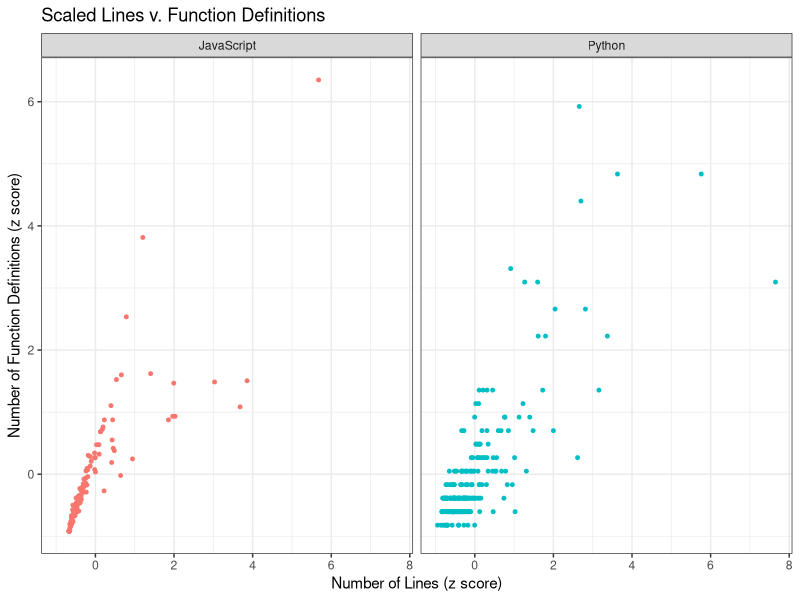
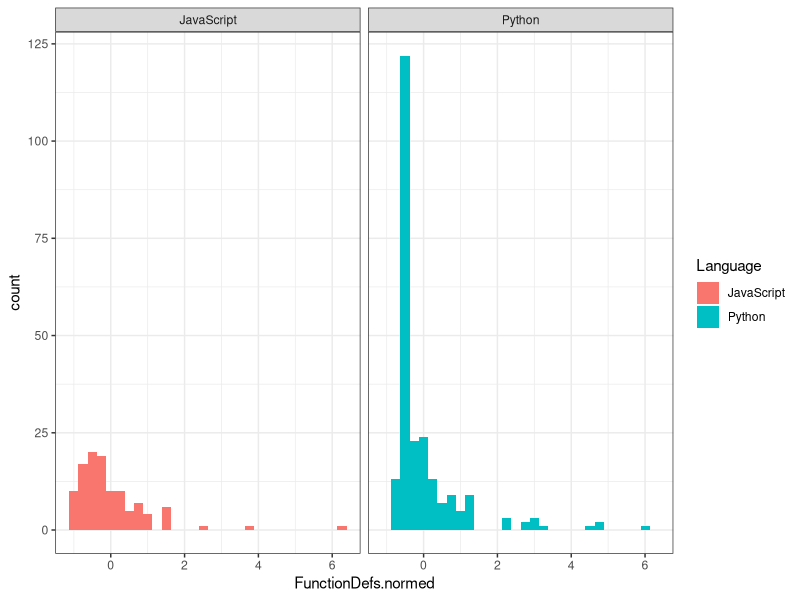
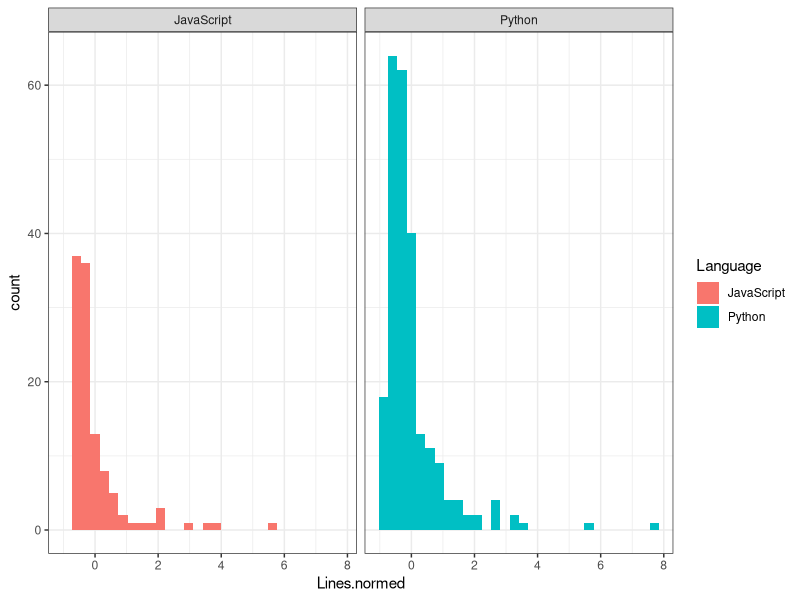

Source code (R) for these figures, in order:
## ---- chunk 1
knitr::opts_chunk$set(echo = TRUE)
## ---- chunk 2
# here is where I would like a block image to go for each lesson. Imagery is important to engage the learner.
## ---- chunk 3
library(ggplot2)
library(dplyr)

## ---- chunk 4

py = read.csv("../bin/PythonFiles/Stats/python_stats.csv")
colnames(py) <- c("Lines","FunctionDefs")
length(py$Lines)
#240 python programs
py$Language = "Python"

# JS programs
js = read.csv("../bin/JSFiles/Stats/js_stats.csv")
colnames(js) <- c("Lines","FunctionDefs")
js$Language= "JavaScript"

data = rbind(py,js)
# some programs must not have been finished yet from the repository of programs?
data = data[data$Lines>0,]
## ---- chunk 5
#we need to normalize in order to more fairly compare
data = data %>% 
  group_by(Language) %>%
  mutate(Lines.normed = scale(Lines)) %>%
  mutate(FunctionDefs.normed = scale(FunctionDefs))



## ---- chunk 6

plt = ggplot(data,aes(Lines.normed,FunctionDefs.normed))+
  facet_wrap(~Language)+
  geom_point(aes(colour=Language),size=1, show.legend=FALSE)+
  #geom_vline(xintercept=mean(data$Lines),colour="red",linetype="dashed")+
  #geom_hline(yintercept=mean(data$FunctionDefs),colour="red",linetype="dashed")+
  ggtitle("Scaled Lines v. Function Definitions")+
  xlab("Number of Lines (z score)")+
  ylab("Number of Function Definitions (z score)")+
  
  theme_bw()
  
plt
#ggsave("lines_and_defs.png",plt)


## ---- chunk 7
cor(data$FunctionDefs[data$Language=="JavaScript"],data$Lines[data$Language=="JavaScript"])

data2 = data[data$FunctionDefs>=10 & data$Lines>=200,]
cor(data2$FunctionDefs,data2$Lines)
## ---- chunk 8


# here we can take a look at the distributions of our normalized (z-scores) data
plt = ggplot(data, aes(FunctionDefs.normed,fill=Language))+
  geom_histogram()+
  #geom_density()+
  facet_wrap(~Language)+
  theme_bw()
plt

plt = ggplot(data, aes(Lines.normed,fill=Language))+
  geom_histogram()+
  #geom_density()+
  facet_wrap(~Language)+
  theme_bw()
plt
## ---- chunk 9
 
# Python number of function definitions
shapiro.test(data$FunctionDefs[data$Language=="Python"])

# JavaScript number of function definitions
shapiro.test(data$FunctionDefs[data$Language=="JavaScript"])

# Python number of lines
shapiro.test(data$Lines[data$Language=="Python"])

# JavaScript number of lines
shapiro.test(data$Lines[data$Language=="JavaScript"])

